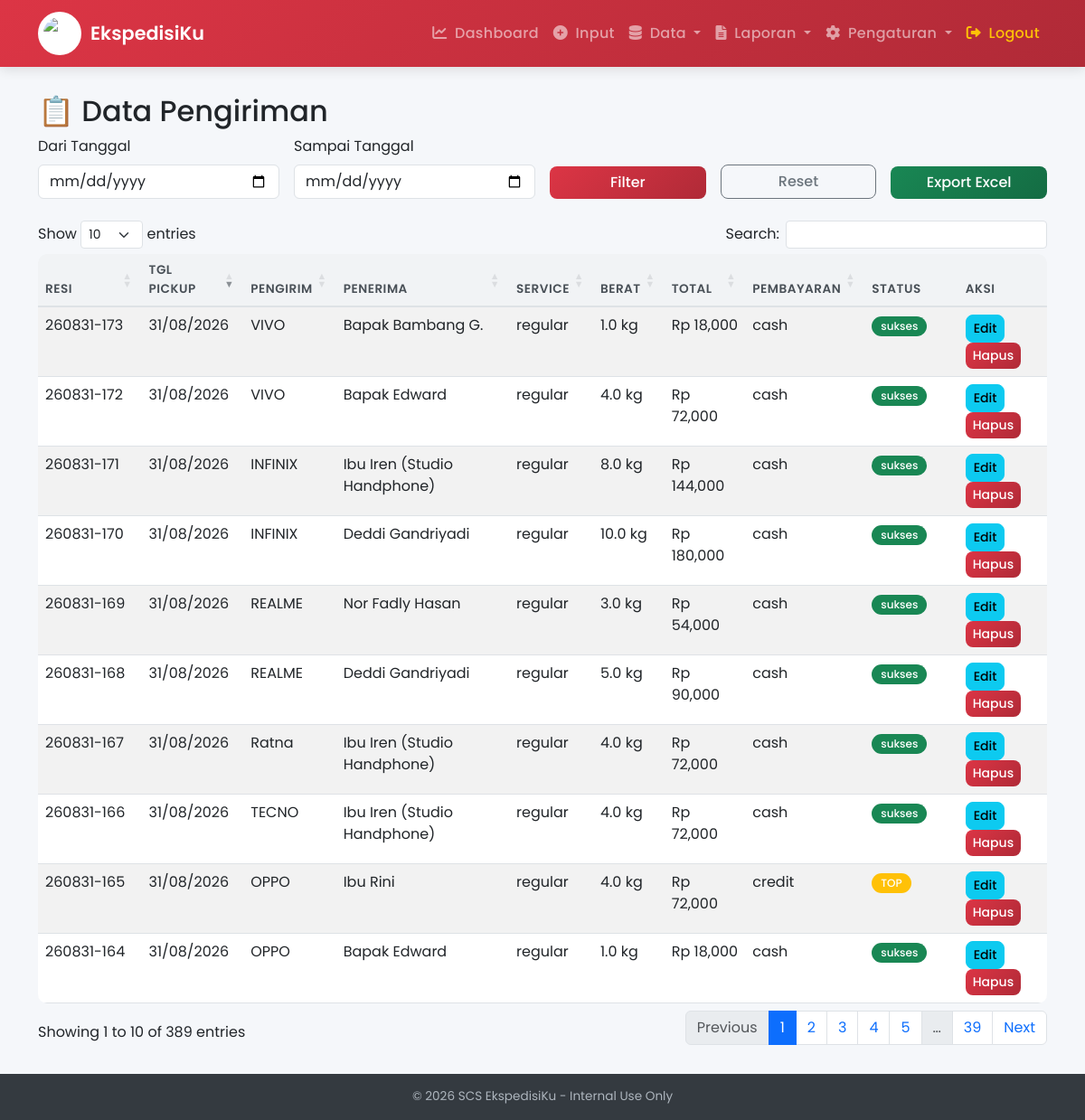
The page /data (signed in) on the database its author committed.
### models.py (models this page shows)
class Pengiriman(db.Model):
    id = db.Column(db.Integer, primary_key=True)
    nomor_resi = db.Column(db.String(50), unique=True, index=True)
    barcode_image = db.Column(db.String(100))
    kota_asal = db.Column(db.String(50))
    kota_tujuan = db.Column(db.String(50))
    tgl_pickup = db.Column(db.Date)
    petugas_pickup = db.Column(db.String(100))
    pengirim_id = db.Column(db.Integer, db.ForeignKey('pelanggan.id'))
    penerima_id = db.Column(db.Integer, db.ForeignKey('pelanggan.id'))
    jenis_service = db.Column(db.String(10))
    jenis_barang = db.Column(db.String(10))
    jumlah_koli = db.Column(db.Integer)
    berat_kg = db.Column(db.Float)
    tarif_per_kg = db.Column(db.Float)
    ppn = db.Column(db.Float, default=0.0)
    asuransi = db.Column(db.Float, default=0.0)
    biaya_packing = db.Column(db.Float, default=0.0)
    total_biaya = db.Column(db.Float)
    metode_pembayaran = db.Column(db.String(10))
    keterangan = db.Column(db.Text)
    status = db.Column(db.String(20), default='pending')
    verified = db.Column(db.Boolean, default=False)
    retur_verified = db.Column(db.Boolean, default=False)
    created_at = db.Column(db.DateTime, default=datetime.utcnow)
    pengirim = db.relationship('Pelanggan', foreign_keys=[pengirim_id])
    penerima = db.relationship('Pelanggan', foreign_keys=[penerima_id])

class Pelanggan(db.Model):
    id = db.Column(db.Integer, primary_key=True)
    tipe = db.Column(db.String(10))
    nama = db.Column(db.String(100), nullable=False)
    perusahaan = db.Column(db.String(100))
    alamat = db.Column(db.Text)
    no_telp = db.Column(db.String(20))
    kode_kota = db.Column(db.String(10))

### app.py (the view)
@app.route('/data')
@login_required
@role_required(['admin'])
def data_barang():
    dari = request.args.get('dari')
    sampai = request.args.get('sampai')
    query = Pengiriman.query
    if dari:
        try:
            tanggal_dari = datetime.strptime(dari, '%Y-%m-%d').date()
            query = query.filter(Pengiriman.tgl_pickup >= tanggal_dari)
        except ValueError:
            pass
    if sampai:
        try:
            tanggal_sampai = datetime.strptime(sampai, '%Y-%m-%d').date()
            query = query.filter(Pengiriman.tgl_pickup <= tanggal_sampai)
        except ValueError:
            pass
    pengiriman_list = query.order_by(Pengiriman.tgl_pickup.desc(), Pengiriman.created_at.desc()).all()
    return render_template('data_barang.html', data=pengiriman_list)

### app.py (called while the page is built)
@login_manager.user_loader
def load_user(user_id):
    return User.query.get(int(user_id))

def role_required(roles):
    def decorator(f):
        @wraps(f)
        def decorated_function(*args, **kwargs):
            if current_user.role not in roles:
                flash('Anda tidak memiliki akses ke halaman ini.')
                return redirect(url_for('dashboard'))
            return f(*args, **kwargs)
        return decorated_function
    return decorator

@app.context_processor
def inject_settings():
    return dict(get_settings=Settings.get)

### templates/data_barang.html (shortened to what this page needs)
{% extends "base.html" %}
{% block content %}
<h2>📋 Data Pengiriman</h2>
<form method="GET" class="row g-3 mb-4">
  <div class="col-md-3">
    <label class="form-label">Dari Tanggal</label>
    <input type="date" name="dari" class="form-control" value="{{ request.args.get('dari', '') }}">
  </div>
  <div class="col-md-3">
    <label class="form-label">Sampai Tanggal</label>
    <input type="date" name="sampai" class="form-control" value="{{ request.args.get('sampai', '') }}">
  </div>
  <div class="col-md-2 d-flex align-items-end">
    <button type="submit" class="btn btn-danger w-100">Filter</button>
  </div>
  <div class="col-md-2 d-flex align-items-end">
    <a href="{{ url_for('data_barang') }}" class="btn btn-outline-secondary w-100">Reset</a>
  </div>
  <div class="col-md-2 d-flex align-items-end">
    <a href="{{ url_for('export_data') }}" class="btn btn-success w-100">Export Excel</a>
  </div>
</form>
<div class="table-responsive">
  <table id="tabelData" class="table table-striped table-hover">
    <thead>
      <tr>
        <th>Resi</th>
        <th>Tgl Pickup</th>
        <th>Pengirim</th>
        <th>Penerima</th>
        <th>Service</th>
        <th>Berat</th>
        <th>Total</th>
        <th>Pembayaran</th>
        <th>Status</th>
        <th>Aksi</th>
      </tr>
    </thead>
    <tbody>
      {% for p in data %}
      <tr>
        <td>{{ p.nomor_resi }}</td>
        <td>{{ p.tgl_pickup.strftime('%d/%m/%Y') if p.tgl_pickup else '-' }}</td>
        <td>{{ p.pengirim.nama if p.pengirim else '-' }}</td>
        <td>{{ p.penerima.nama if p.penerima else '-' }}</td>
        <td>{{ p.jenis_service }}</td>
        <td>{{ p.berat_kg }} kg</td>
        <td>Rp {{ "{:,.0f}".format(p.total_biaya) }}</td>
        <td>{{ p.metode_pembayaran }}</td>
        <td>
          <span class="badge bg-{{ 'success' if p.status == 'sukses' else 'warning' if p.status == 'hold' else 'danger' if p.status == 'retur' else 'secondary' }}">
            {% if p.status == 'pending' %}Manifested{% elif p.status == 'hold' %}TOP{% elif p.status == 'retur' %}Free Ship.{% else %}{{ p.status }}{% endif %}
          </span>
        </td>
        <td>
          <a href="{{ url_for('edit_barang', id=p.id) }}" class="btn btn-sm btn-info">Edit</a>
          <a href="{{ url_for('hapus_barang', id=p.id) }}" class="btn btn-sm btn-danger" onclick="return confirm('Yakin hapus?')">Hapus</a>
        </td>
      </tr>
      {% endfor %}
    </tbody>
  </table>
</div>
{% endblock %}

### templates/base.html (style rules this page uses)
:root { --primary: #dc3545; --primary-dark: #b02a37; --secondary: #6c757d; --success: #198754; --info: #0dcaf0; --warning: #ffc107; --danger: #dc3545; --light: #f8f9fa; --dark: #212529; --font: 'Poppins', sans-serif; }
* { font-family: var(--font); }
body { background: #f5f7fa; min-height: 100vh; display: flex; flex-direction: column; }
.btn { border-radius: 8px; font-weight: 500; transition: all 0.2s ease; }
.btn-danger { background: linear-gradient(135deg, #dc3545, #b02a37); border: none; }
.btn-success { background: linear-gradient(135deg, #198754, #146c43); border: none; }
.table { border-radius: 10px; overflow: hidden; }
.table thead th { background: #f1f3f5; font-weight: 600; font-size: 0.85rem; text-transform: uppercase; letter-spacing: 0.5px; color: #495057; border-bottom: 2px solid #dee2e6; }
.table tbody tr { transition: background 0.2s; }
.badge { padding: 5px 10px; border-radius: 20px; font-weight: 500; font-size: 0.75rem; }

### rows shown on the page
Pengiriman: nomor_resi "260831-173", tgl_pickup "31/08/2026", pengirim "VIVO", penerima "Bapak Bambang G.", jenis_service "regular", berat_kg "1.0", total_biaya "18,000", metode_pembayaran "cash", status "sukses"
Pengiriman: nomor_resi "260831-172", tgl_pickup "31/08/2026", pengirim "VIVO", penerima "Bapak Edward", jenis_service "regular", berat_kg "4.0", total_biaya "72,000", metode_pembayaran "cash", status "sukses"
Pengiriman: nomor_resi "260831-171", tgl_pickup "31/08/2026", pengirim "INFINIX", penerima "Ibu Iren (Studio Handphone)", jenis_service "regular", berat_kg "8.0", total_biaya "144,000", metode_pembayaran "cash", status "sukses"
Pengiriman: nomor_resi "260831-170", tgl_pickup "31/08/2026", pengirim "INFINIX", penerima "Deddi Gandriyadi", jenis_service "regular", berat_kg "10.0", total_biaya "180,000", metode_pembayaran "cash", status "sukses"
Pengiriman: nomor_resi "260831-169", tgl_pickup "31/08/2026", pengirim "REALME", penerima "Nor Fadly Hasan", jenis_service "regular", berat_kg "3.0", total_biaya "54,000", metode_pembayaran "cash", status "sukses"
Pengiriman: nomor_resi "260831-168", tgl_pickup "31/08/2026", pengirim "REALME", penerima "Deddi Gandriyadi", jenis_service "regular", berat_kg "5.0", total_biaya "90,000", metode_pembayaran "cash", status "sukses"
Pengiriman: nomor_resi "260831-167", tgl_pickup "31/08/2026", pengirim "Ratna", penerima "Ibu Iren (Studio Handphone)", jenis_service "regular", berat_kg "4.0", total_biaya "72,000", metode_pembayaran "cash", status "sukses"
Pengiriman: nomor_resi "260831-166", tgl_pickup "31/08/2026", pengirim "TECNO", penerima "Ibu Iren (Studio Handphone)", jenis_service "regular", berat_kg "4.0", total_biaya "72,000", metode_pembayaran "cash", status "sukses"
Pengiriman: nomor_resi "260831-165", tgl_pickup "31/08/2026", pengirim "OPPO", penerima "Ibu Rini", jenis_service "regular", berat_kg "4.0", total_biaya "72,000", metode_pembayaran "credit", status "TOP"
Pengiriman: nomor_resi "260831-164", tgl_pickup "31/08/2026", pengirim "OPPO", penerima "Bapak Edward", jenis_service "regular", berat_kg "1.0", total_biaya "18,000", metode_pembayaran "cash", status "sukses"
